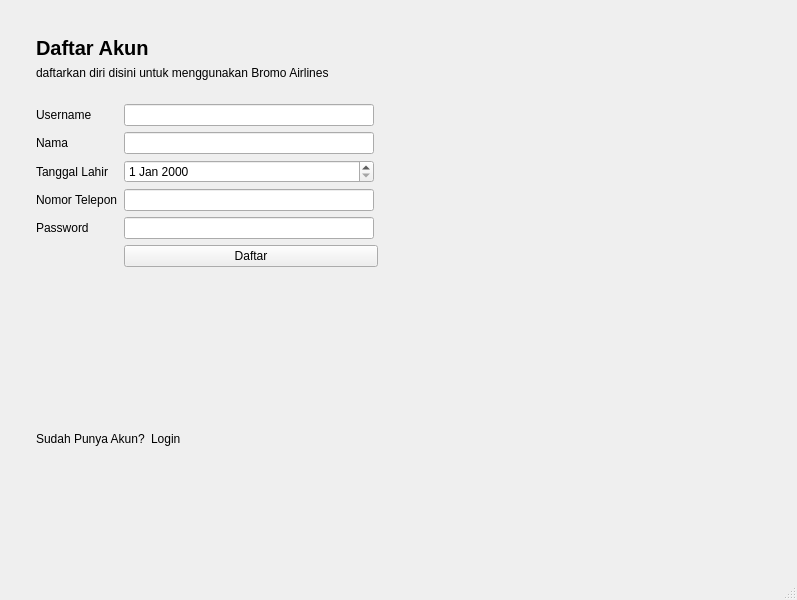
<?xml version="1.0" encoding="UTF-8"?>
<ui version="4.0">
 <class>MainWindow</class>
 <widget class="QMainWindow" name="MainWindow">
  <property name="geometry">
   <rect>
    <x>0</x>
    <y>0</y>
    <width>797</width>
    <height>600</height>
   </rect>
  </property>
  <property name="windowTitle">
   <string>MainWindow</string>
  </property>
  <widget class="QWidget" name="centralwidget">
   <layout class="QVBoxLayout" name="verticalLayout">
    <item>
     <widget class="QWidget" name="widget" native="true">
      <layout class="QHBoxLayout" name="horizontalLayout">
       <item>
        <widget class="QWidget" name="widget_2" native="true">
         <layout class="QVBoxLayout" name="verticalLayout_2">
          <item>
           <widget class="QWidget" name="widget_4" native="true">
            <property name="sizePolicy">
             <sizepolicy hsizetype="Maximum" vsizetype="Maximum">
              <horstretch>0</horstretch>
              <verstretch>0</verstretch>
             </sizepolicy>
            </property>
            <layout class="QVBoxLayout" name="verticalLayout_3">
             <item>
              <widget class="QLabel" name="label">
               <property name="sizePolicy">
                <sizepolicy hsizetype="Maximum" vsizetype="Maximum">
                 <horstretch>0</horstretch>
                 <verstretch>0</verstretch>
                </sizepolicy>
               </property>
               <property name="styleSheet">
                <string notr="true">font-weight: bold;
font-size: 20px;
</string>
               </property>
               <property name="text">
                <string>Daftar Akun</string>
               </property>
              </widget>
             </item>
             <item>
              <widget class="QLabel" name="label_2">
               <property name="sizePolicy">
                <sizepolicy hsizetype="Maximum" vsizetype="Maximum">
                 <horstretch>0</horstretch>
                 <verstretch>0</verstretch>
                </sizepolicy>
               </property>
               <property name="text">
                <string>daftarkan diri disini untuk menggunakan Bromo Airlines</string>
               </property>
              </widget>
             </item>
            </layout>
           </widget>
          </item>
          <item>
           <widget class="QWidget" name="widget_5" native="true">
            <layout class="QFormLayout" name="formLayout">
             <item row="0" column="0">
              <widget class="QLabel" name="label_3">
               <property name="text">
                <string>Username</string>
               </property>
              </widget>
             </item>
             <item row="1" column="0">
              <widget class="QLabel" name="label_5">
               <property name="text">
                <string>Nama</string>
               </property>
              </widget>
             </item>
             <item row="2" column="0">
              <widget class="QLabel" name="label_7">
               <property name="text">
                <string>Tanggal Lahir</string>
               </property>
              </widget>
             </item>
             <item row="3" column="0">
              <widget class="QLabel" name="label_4">
               <property name="text">
                <string>Nomor Telepon</string>
               </property>
              </widget>
             </item>
             <item row="4" column="0">
              <widget class="QLabel" name="label_6">
               <property name="text">
                <string>Password</string>
               </property>
              </widget>
             </item>
             <item row="0" column="1">
              <widget class="QLineEdit" name="lineEdit">
               <property name="maximumSize">
                <size>
                 <width>250</width>
                 <height>16777215</height>
                </size>
               </property>
              </widget>
             </item>
             <item row="1" column="1">
              <widget class="QLineEdit" name="lineEdit_2">
               <property name="maximumSize">
                <size>
                 <width>250</width>
                 <height>16777215</height>
                </size>
               </property>
              </widget>
             </item>
             <item row="3" column="1">
              <widget class="QLineEdit" name="lineEdit_4">
               <property name="maximumSize">
                <size>
                 <width>250</width>
                 <height>16777215</height>
                </size>
               </property>
              </widget>
             </item>
             <item row="4" column="1">
              <widget class="QLineEdit" name="lineEdit_5">
               <property name="maximumSize">
                <size>
                 <width>250</width>
                 <height>16777215</height>
                </size>
               </property>
              </widget>
             </item>
             <item row="2" column="1">
              <widget class="QDateEdit" name="dateEdit">
               <property name="maximumSize">
                <size>
                 <width>250</width>
                 <height>16777215</height>
                </size>
               </property>
              </widget>
             </item>
             <item row="5" column="1">
              <widget class="QPushButton" name="pushButton">
               <property name="text">
                <string>Daftar</string>
               </property>
              </widget>
             </item>
            </layout>
           </widget>
          </item>
          <item>
           <widget class="QWidget" name="widget_6" native="true">
            <layout class="QHBoxLayout" name="horizontalLayout_3">
             <item>
              <widget class="QLabel" name="label_9">
               <property name="sizePolicy">
                <sizepolicy hsizetype="Maximum" vsizetype="Preferred">
                 <horstretch>0</horstretch>
                 <verstretch>0</verstretch>
                </sizepolicy>
               </property>
               <property name="text">
                <string>Sudah Punya Akun?</string>
               </property>
              </widget>
             </item>
             <item>
              <widget class="QLabel" name="label_10">
               <property name="sizePolicy">
                <sizepolicy hsizetype="Maximum" vsizetype="Preferred">
                 <horstretch>0</horstretch>
                 <verstretch>0</verstretch>
                </sizepolicy>
               </property>
               <property name="text">
                <string>Login</string>
               </property>
              </widget>
             </item>
             <item>
              <spacer name="horizontalSpacer">
               <property name="orientation">
                <enum>Qt::Orientation::Horizontal</enum>
               </property>
               <property name="sizeHint" stdset="0">
                <size>
                 <width>40</width>
                 <height>20</height>
                </size>
               </property>
              </spacer>
             </item>
            </layout>
           </widget>
          </item>
         </layout>
        </widget>
       </item>
       <item>
        <widget class="QWidget" name="widget_3" native="true">
         <property name="sizePolicy">
          <sizepolicy hsizetype="Expanding" vsizetype="Preferred">
           <horstretch>0</horstretch>
           <verstretch>0</verstretch>
          </sizepolicy>
         </property>
         <layout class="QHBoxLayout" name="horizontalLayout_2">
          <item>
           <widget class="QLabel" name="label_8">
            <property name="sizePolicy">
             <sizepolicy hsizetype="Expanding" vsizetype="Expanding">
              <horstretch>0</horstretch>
              <verstretch>0</verstretch>
             </sizepolicy>
            </property>
            <property name="text">
             <string/>
            </property>
            <property name="pixmap">
             <pixmap>../SOAL LKS 25/SOAL LKS 25/IT SOFTWARE SOLUTION/Resources/Logo - With Padding/Logo Rect Alt - Without Tagline.png</pixmap>
            </property>
            <property name="scaledContents">
             <bool>true</bool>
            </property>
           </widget>
          </item>
         </layout>
        </widget>
       </item>
      </layout>
     </widget>
    </item>
   </layout>
  </widget>
  <widget class="QMenuBar" name="menubar">
   <property name="geometry">
    <rect>
     <x>0</x>
     <y>0</y>
     <width>797</width>
     <height>33</height>
    </rect>
   </property>
  </widget>
  <widget class="QStatusBar" name="statusbar"/>
 </widget>
 <resources/>
 <connections/>
</ui>
